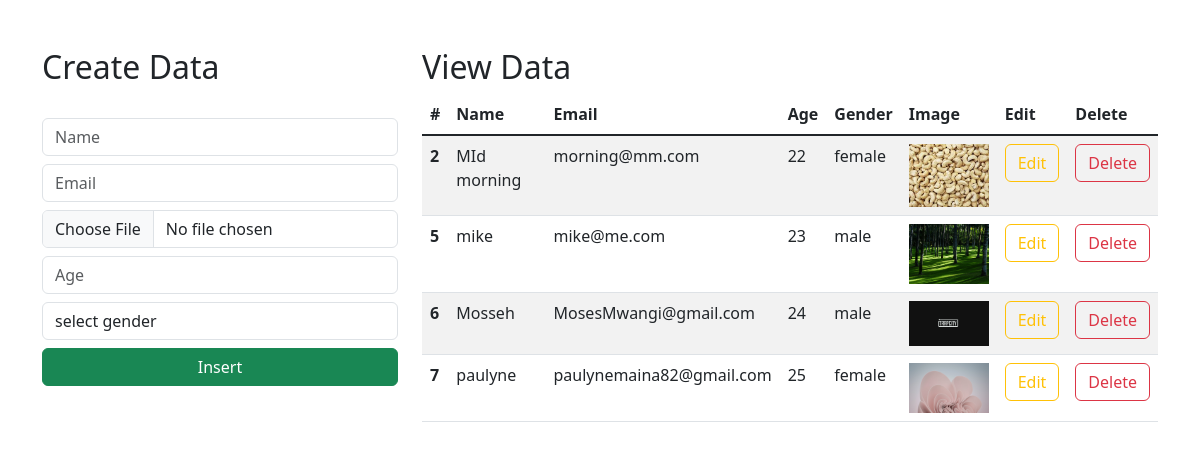
The page / on the database its author committed.
### app/models.py (models this page shows, shortened)
class Student(models.Model):
    name=models.CharField(max_length=25,blank=False,null=False)
    email=models.EmailField()
    age=models.IntegerField()
    gender=models.CharField(max_length=25,blank=False,null=False)
    image = models.ImageField(upload_to='images', default="logo.png")

### app/views.py (the view)
# urls.py: path('',views.index,name="index"),
def index(request):
    data=Student.objects.all()
    context={"data":data}
    return render(request,"index.html",context)

### app/templates/index.html (shortened to what this page needs)
<!doctype html>
<html lang="en">
    <link href="https://cdn.jsdelivr.net/npm/bootstrap@5.3.0-alpha1/dist/css/bootstrap.min.css" rel="stylesheet">
  <head>
  </head>
  <body>
      <div class="container mt-5">
        <div class="row">
            <div class="col-md-4">
                <h2>Create Data</h2>
                <br>
                <form action="/insert" method="post" enctype="multipart/form-data">
                    <div class="form-group">
                        <input type="text" class="form-control" placeholder="Name" name="name" required>
                    </div>
                    <div class="form-group">
                        <input type="email" class="form-control  mt-2" placeholder="Email" name="email" required>
                    </div>
                    <div class="form-group">
                        <input type="file" class="form-control  mt-2" placeholder="Age" name="image" required>
                    </div>
                    <div class="form-group">
                        <input type="number" class="form-control  mt-2" placeholder="Age" name="age" required>
                    </div>
                    <div class="form-group mt-2">
                        <select id="gender" name="gender" class="form-control" required>
                            <option selected value="">select gender</option>
                        </select>
                    </div>
                    <div class="d-grid gap-2">
                        <button class="btn btn-success mt-2" type="submit">Insert</button>
                    </div>
                </form>
            </div>
            <div class="col-md-8">
                <h2>View Data</h2>
                <table class="table table-striped table-hover">
                    <thead>
                      <tr>
                        <th scope="col">#</th>
                        <th scope="col">Name</th>
                        <th scope="col">Email</th>
                        <th scope="col">Age</th>
                        <th scope="col">Gender</th>
                          <th scope="col">Image</th>
                        <th scope="col">Edit</th>
                        <th scope="col">Delete</th>
                      </tr>
                    </thead>
                    <tbody class="table-group-divider">
                    {% for d in data %}
                      <tr>
                        <th scope="row">{{d.id}}</th>
                        <td>{{d.name}}</td>
                        <td>{{d.email}}</td>
                        <td>{{d.age}}</td>
                        <td>{{d.gender}}</td>
                          <td >
                              <img width="80px" src="media/{{ d.image }}" alt="{{ d.image }}">
                          </td>
                        <td><a href="/update/{{d.id}}" type="button" class="btn btn-outline-warning">Edit</a></td>
                        <td><a href="/delete/{{d.id}}" type="button" class="btn btn-outline-danger">Delete</a></td>
                      </tr>
                    {% endfor %}
                    </tbody>
                  </table>
            </div>
        </div>
      </div>
  </body>
</html>

### rows shown on the page
Student: id "2", name "MId morning", email "morning@mm.com", age "22", gender "female", image (picture)
Student: id "5", name "mike", email "mike@me.com", age "23", gender "male", image (picture)
Student: id "6", name "Mosseh", email "MosesMwangi@gmail.com", age "24", gender "male", image (picture)
Student: id "7", name "paulyne", email "paulynemaina82@gmail.com", age "25", gender "female", image (picture)
